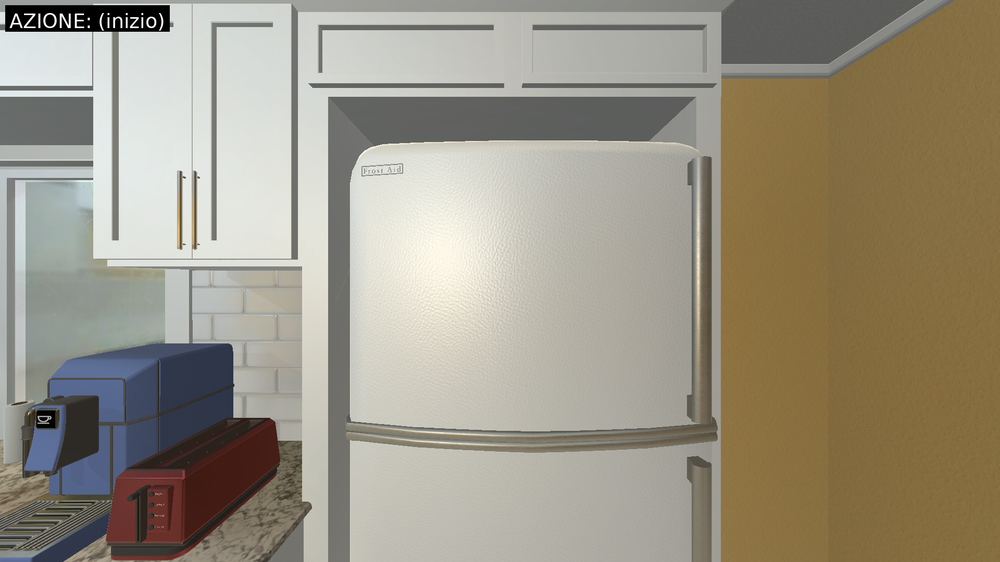
#> input picture Richiesta 1/src/Artefatti/Documentazione/SIM_2/overlays/yolo_world_action_00000.png, 1000 x 562 px, shrunk from 1920 x 1080 before the run; its folder holds only this picture in this run
$ python -i segmentation.py   (imports and definitions only)
#> lines starting #> are read from the running program, lines starting #| are printed output that depends on the picture
"""Funzioni YOLO per segmentazione."""

from __future__ import annotations

import json
from pathlib import Path
from typing import Any, Dict, List, Optional

try:
    from PIL import Image, ImageDraw
except Exception:
    Image = None
    ImageDraw = None

try:
    import numpy as np
except Exception:
    np = None

from Architettura.yolo.bounding_box import build_bbox_payload
from Architettura.yolo.centroide import centroid_from_bbox, centroid_from_mask
from Architettura.yolo.labels import normalize_target
from Architettura.yolo.utils import get_model

PRED_CONF_MIN = 0.05


# [101 lines left out: functions _draw_detections, _compute_centroid, _oracle_to_detection, _select_target_detection, not called in this run]


def detect_segments(
    image: Any,
    conf: float | None = None,
) -> List[Dict[str, Any]]:
    """YOLO segmentazione: restituisce box + maschera per ogni detection."""
    # Logica della segmentazione:
    # 1) esegue il modello YOLO sull'immagine (predict),
    # 2) per ogni detection legge classe, confidenza e bounding box,
    # 3) se il modello produce maschere, associa la maschera al box,
    # 4) costruisce un dizionario per ogni oggetto (bbox + mask + label),
    # 5) ritorna la lista completa di detections.
    model = get_model()
    if conf is None:
        results = model(image, verbose=False)
    else:
        results = model.predict(source=image, conf=float(conf), verbose=False)
    if not results:
        return []
    result = results[0]
    if result.boxes is None:
        return []
    masks = result.masks
    detections: List[Dict[str, Any]] = []
    mask_data = masks.data if masks is not None else None
    for i, box in enumerate(result.boxes):
        cls_id = int(box.cls.item()) if box.cls is not None else -1
        conf = float(box.conf.item()) if box.conf is not None else 0.0
        xyxy = box.xyxy[0].tolist()
        name = str(result.names.get(cls_id, str(cls_id)))
        mask = None
        if mask_data is not None and i < len(mask_data):
            mask = mask_data[i].cpu().numpy()
        detections.append(build_bbox_payload(cls_id, name, conf, xyxy, mask))
    return detections


def save_segmented_png(
    image: Any,
    output_path: str | Path,
    target_label: str | None = None,
    oracle_data: Dict[str, Any] | None = None,
) -> Optional[Path]:
    """Esegue YOLO e salva un PNG con box + maschere sovrapposte."""
    output_path = Path(output_path)
    output_path.parent.mkdir(parents=True, exist_ok=True)

    if Image is None:
        raise RuntimeError("Serve PIL per salvare il PNG segmentato.")

    if oracle_data is not None:
        base = Image.fromarray(image).convert("RGBA")
        det = _oracle_to_detection(oracle_data, target_label)
        combined = _draw_detections(base, [det])
        combined.save(output_path.as_posix())
        return output_path

    detections = detect_segments(image, conf=float(PRED_CONF_MIN))
    if not detections:
        base = Image.fromarray(image).convert("RGB")
        base.save(output_path.as_posix())
        return output_path
    selected = _select_target_detection(detections, target_label)
    if selected is None:
        base = Image.fromarray(image).convert("RGB")
        base.save(output_path.as_posix())
        return output_path
    detections = [selected]

    base = Image.fromarray(image).convert("RGBA")
    if detections:
        combined = _draw_detections(base, detections)
    else:
        combined = base.convert("RGB")
    combined.save(output_path.as_posix())
    return output_path


# [52 lines left out: function save_combined_frame, not called in this run]

>>> import cv2
>>> picture = cv2.imread('../../Artefatti/Documentazione/SIM_2/overlays/yolo_world_action_00000.png', cv2.IMREAD_GRAYSCALE)
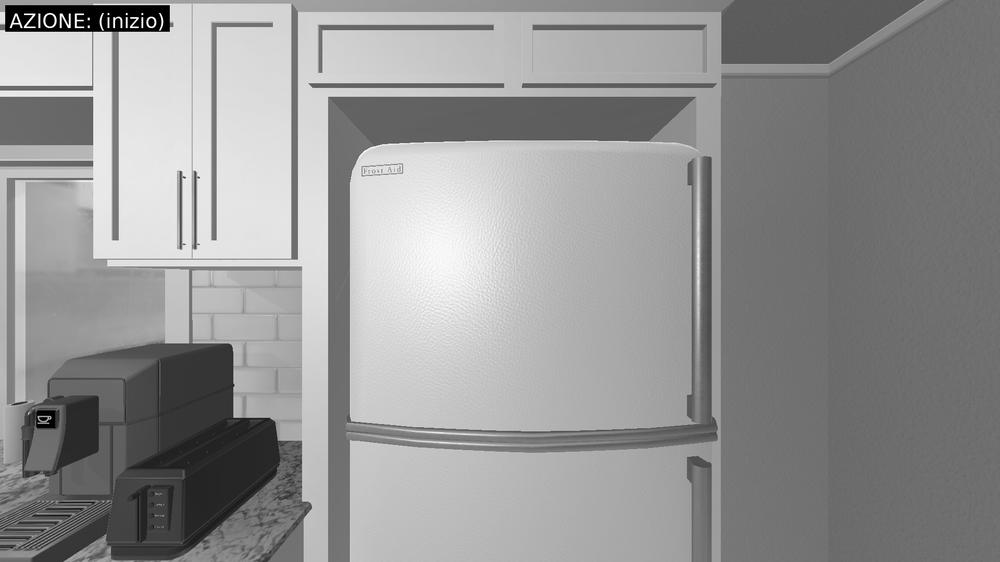
#> picture: shape (562, 1000); min 0, max 255, mean 148
>>> result = save_segmented_png(picture, 'out.png')
#> (the run stopped early here; a loop or call above may not have finished)

$ run again, on Richiesta 1/src/Artefatti/Documentazione/SIM_2/overlays/yolo_world_action_00001.png
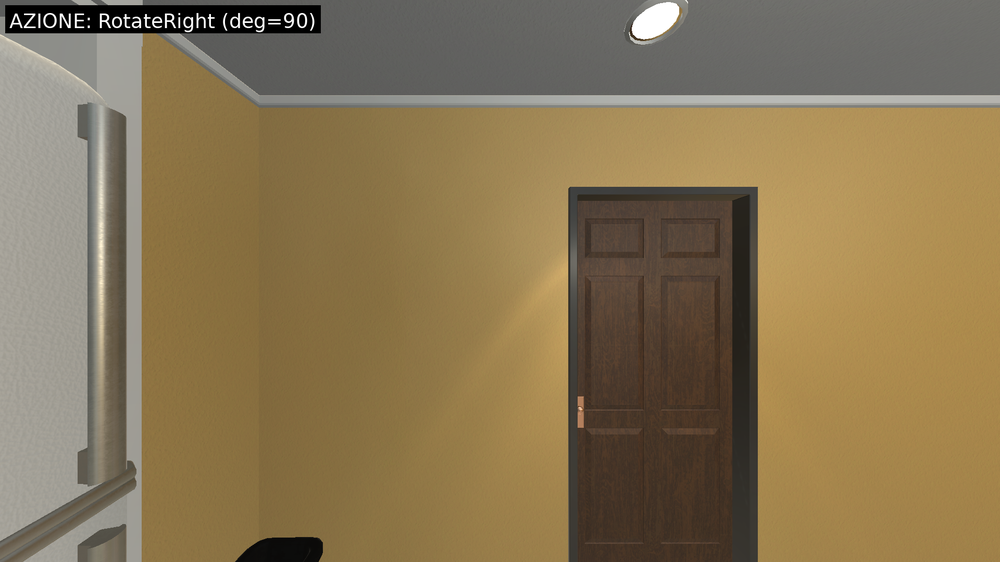
#> input picture Richiesta 1/src/Artefatti/Documentazione/SIM_2/overlays/yolo_world_action_00001.png, 1000 x 562 px, shrunk from 1920 x 1080 before the run
#> `picture = cv2.imread('../../Artefatti/Documentazione/SIM_2/overlays/yo..`:
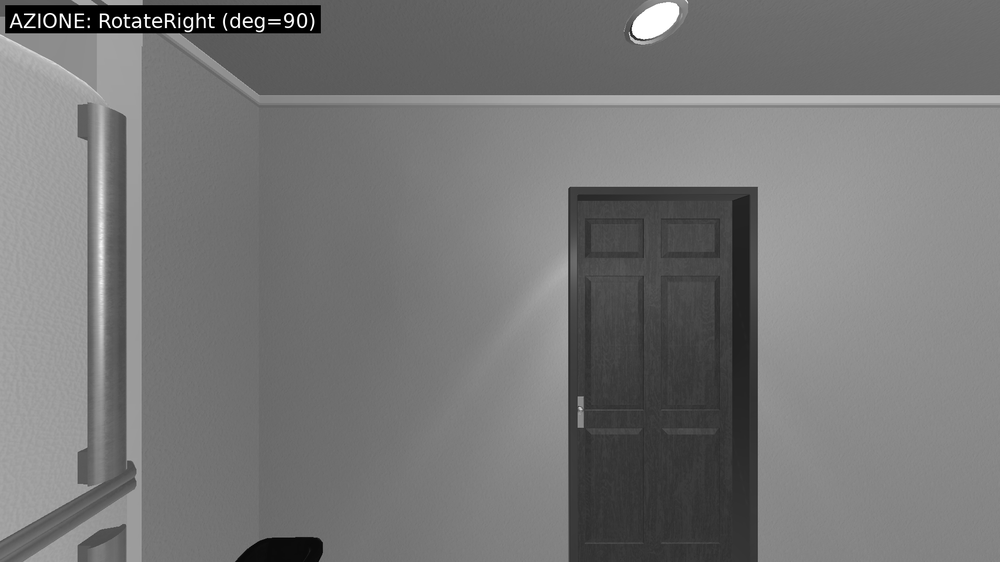
#> picture: shape (562, 1000); min 0, max 255, mean 118.1

$ run again, on Richiesta 1/src/Artefatti/Documentazione/SIM_2/overlays/yolo_world_action_00002.png
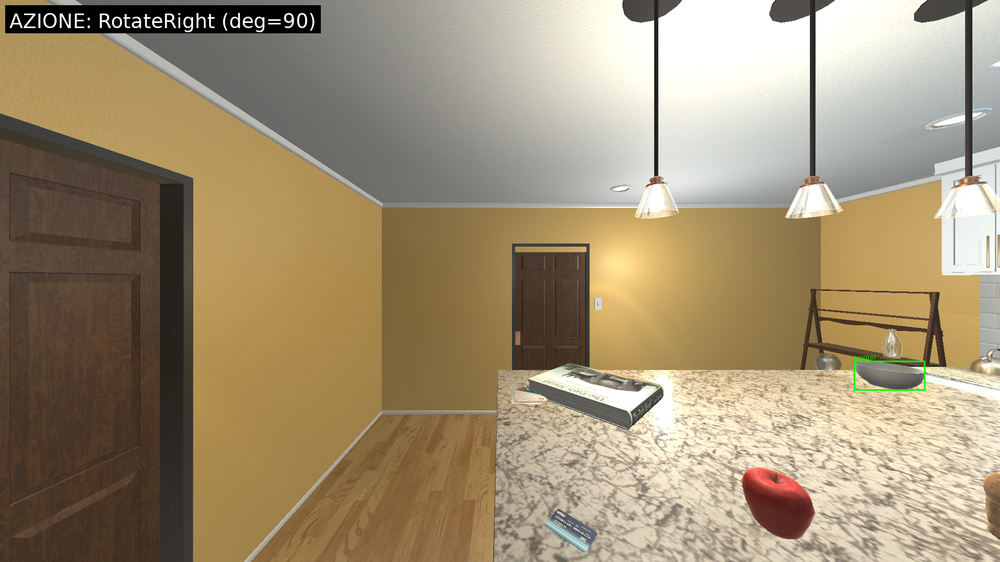
#> input picture Richiesta 1/src/Artefatti/Documentazione/SIM_2/overlays/yolo_world_action_00002.png, 1000 x 562 px, shrunk from 1920 x 1080 before the run
#> `picture = cv2.imread('../../Artefatti/Documentazione/SIM_2/overlays/yo..`:
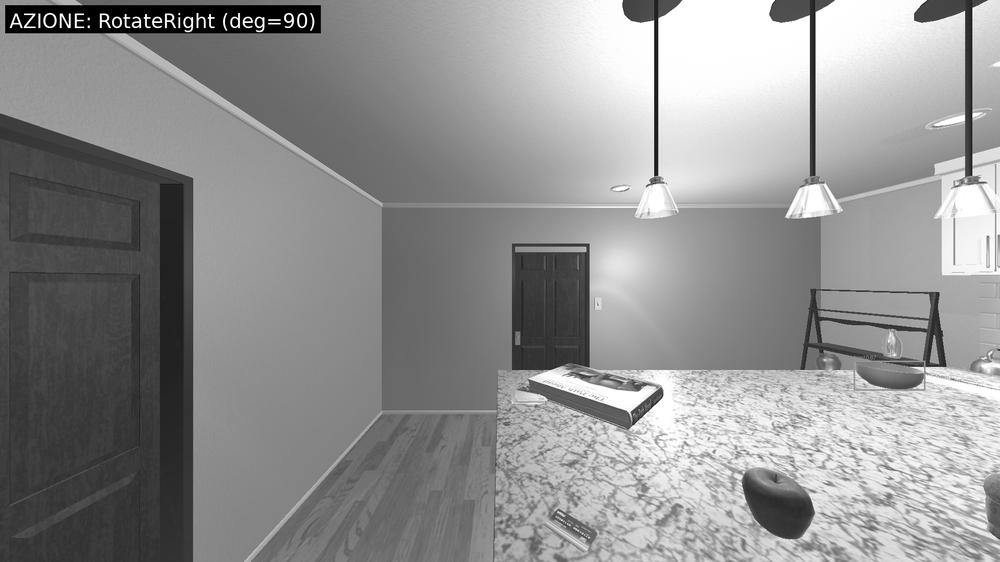
#> picture: shape (562, 1000); min 0, max 255, mean 144.8

$ run again, on Richiesta 1/src/Artefatti/Documentazione/SIM_2/overlays/yolo_world_action_00003.png
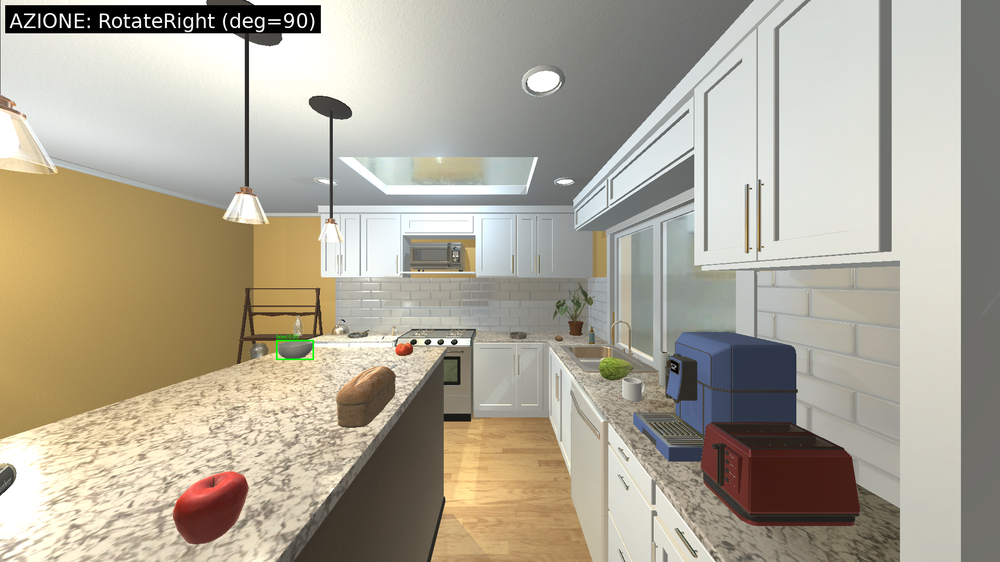
#> input picture Richiesta 1/src/Artefatti/Documentazione/SIM_2/overlays/yolo_world_action_00003.png, 1000 x 562 px, shrunk from 1920 x 1080 before the run
#> `picture = cv2.imread('../../Artefatti/Documentazione/SIM_2/overlays/yo..`:
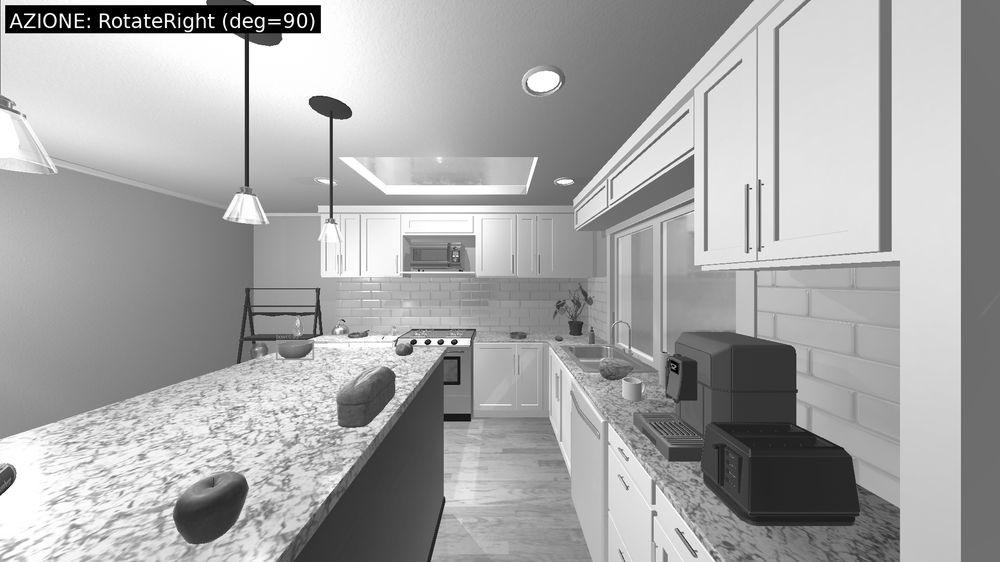
#> picture: shape (562, 1000); min 0, max 255, mean 167
